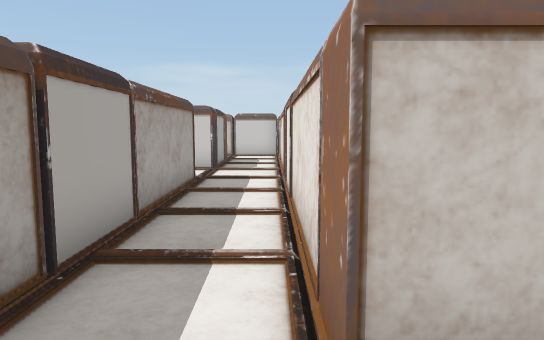
View 1 (above)

24 first-person views from a walk through a scene from a Unity 3-D project. The camera is 1.2 m above the floor, tilts 6° down and sees 70° across. The floor is counted in squares, 1 m on a side. Each view is taken from the middle of a square. On the plan, view 1 faces up. The plan holds only what a view shows up to about 15 squares ahead; the rest is blank. The place goes on beyond the plan. Door leaves are left out, so doorways stand open.

View 2
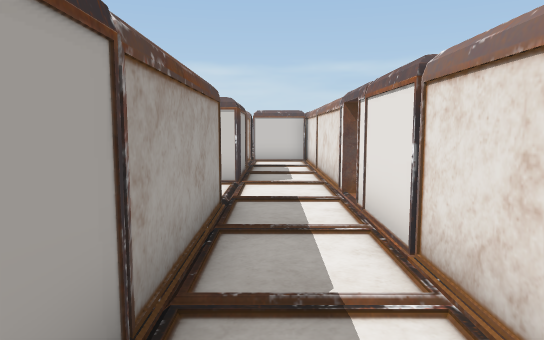

View 3
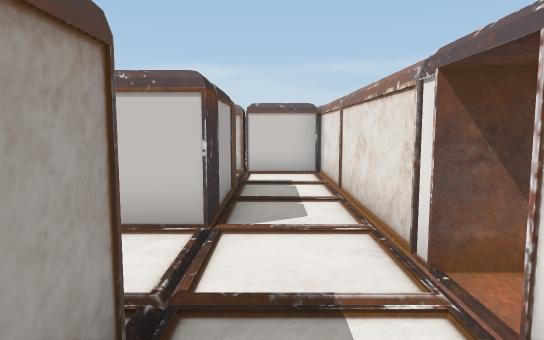

View 4
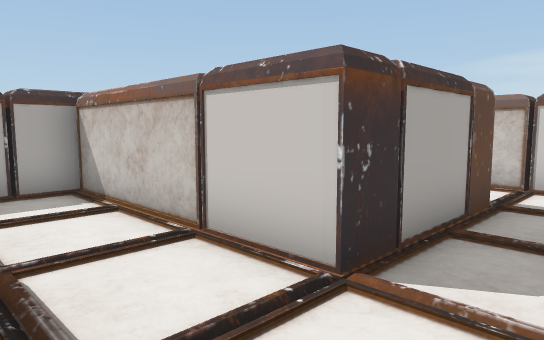

View 5
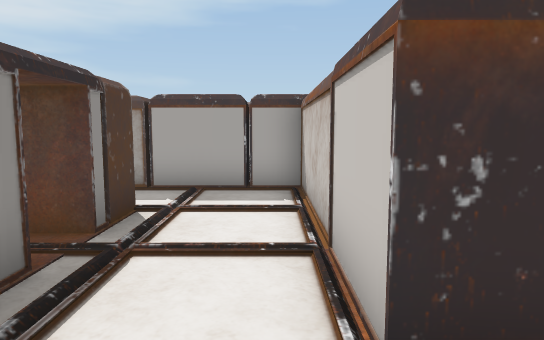

View 6
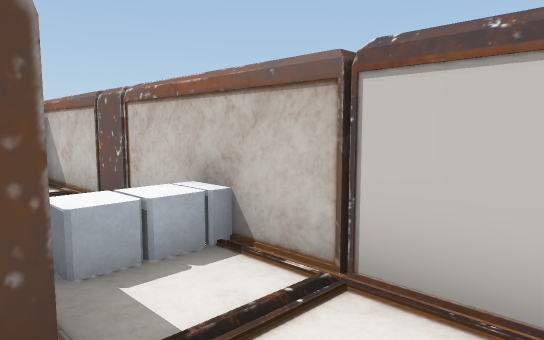

View 7
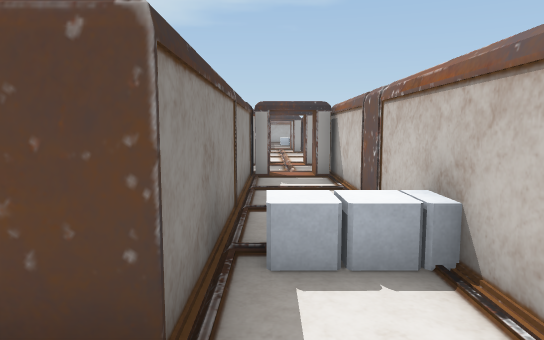

View 8
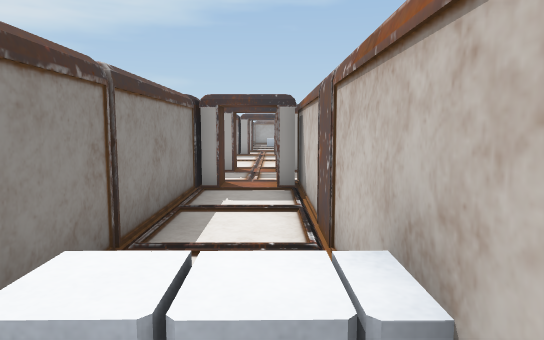

View 9
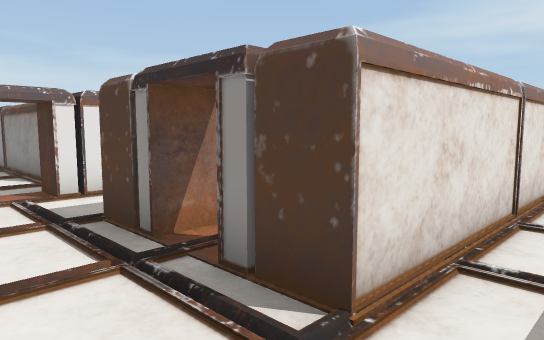

View 10
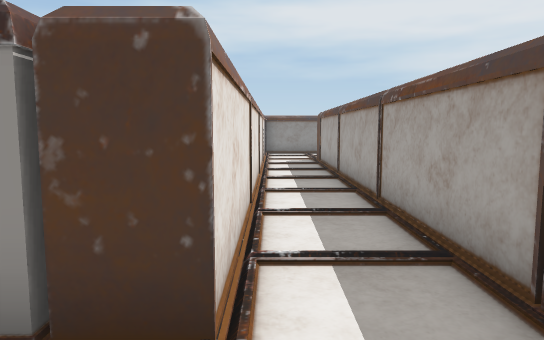

View 11
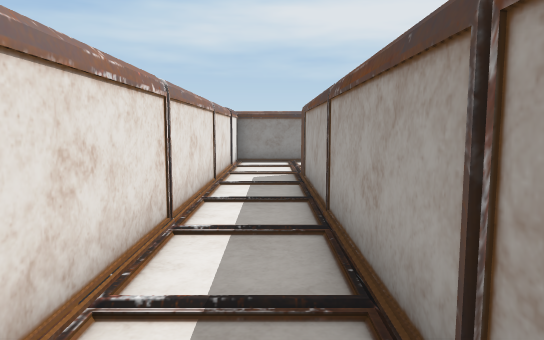

View 12
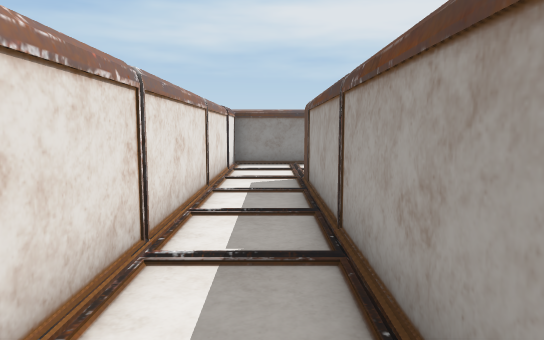

View 13
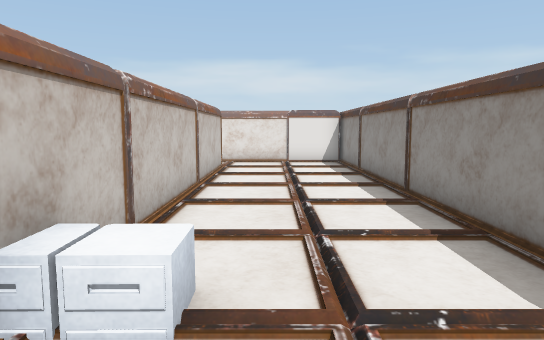

View 14
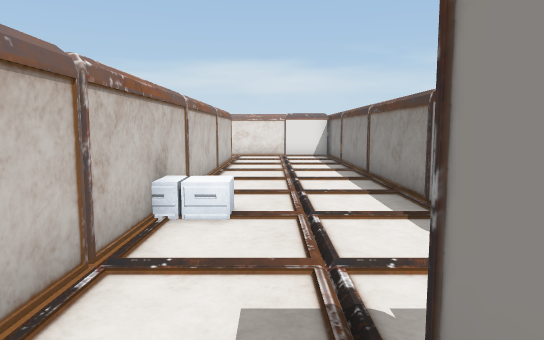

View 15
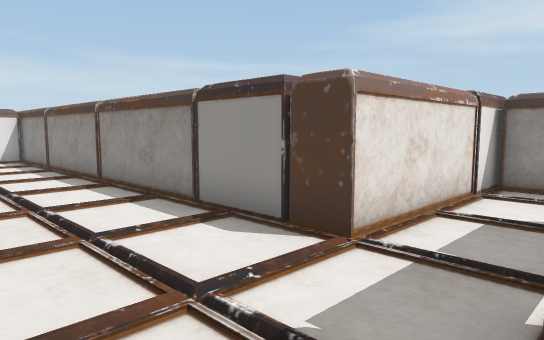

View 16
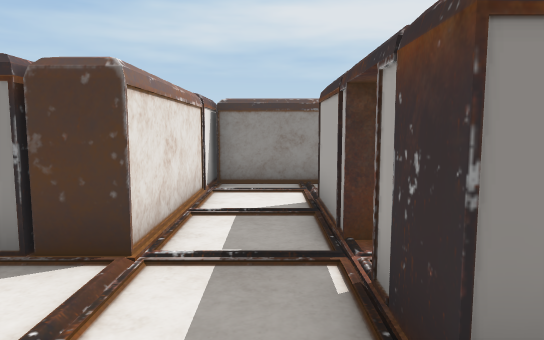

View 17
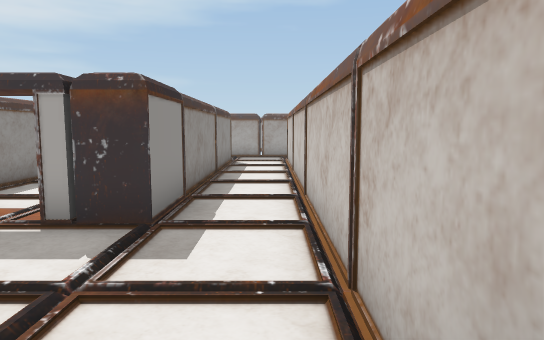

View 18
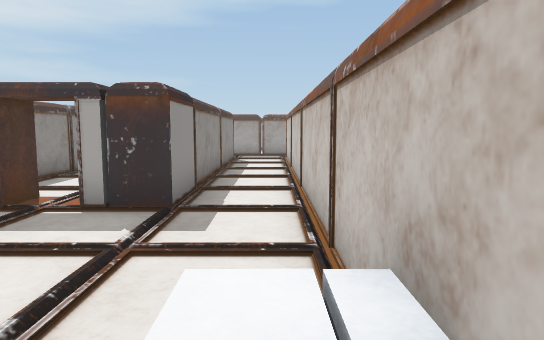

View 19
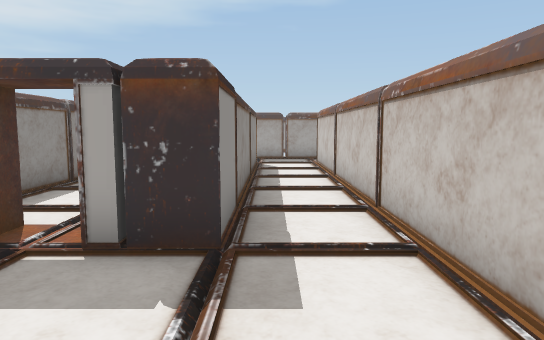

View 20
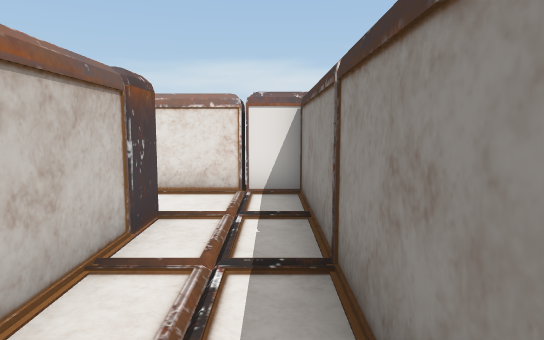

View 21
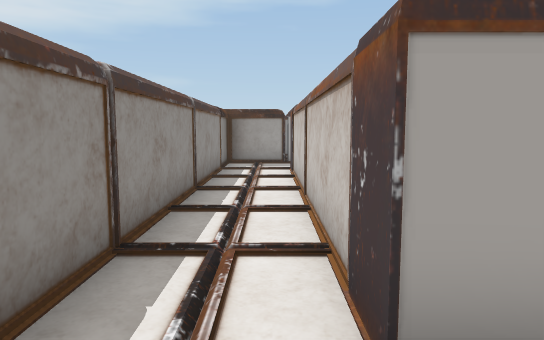

View 22
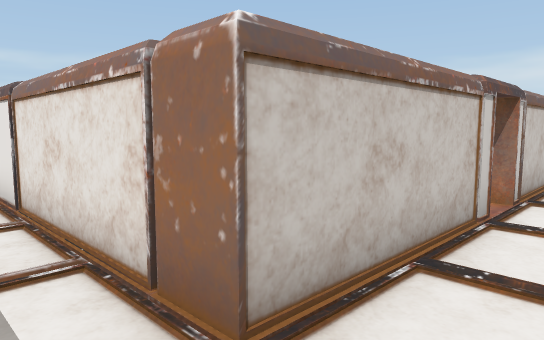

View 23
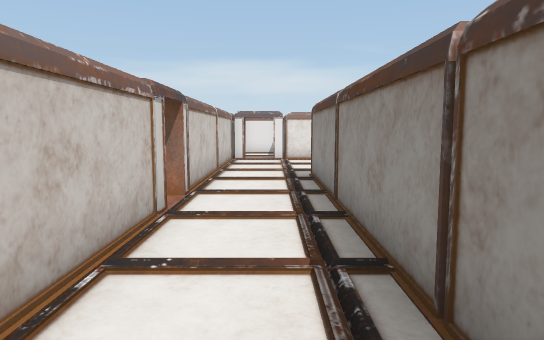

View 24
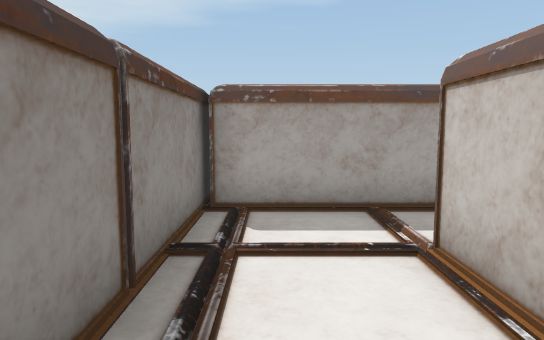

### Floor plan
Key: @ floor where view 1 was taken; # wall or solid block; x gap in a wall; . floor; O other object.
Columns run from 27 left of view 1 to 8 right of it. Each row starts with its distance up from view 1.
 18               # #############
 17               #.##.....OO...#
 16               #.##.....OO...#
 15               # ##########..#
 14                          #..#
 13                          #..#
 12                    #######..#
 11                    #........#
 10                    #........x
  9                    #..####..x.....
  8                    #..####..# #####
  7                    #..#  #..#
  6                    #..#  #..#
  5                    #..#  #..#
  4                    #..#  #..#
  3                    #..#  #..#
  2                    #..#  #..#####x##
  1                    #..#  #..........
  0                    #..#  #.@........
 -1                    #..#  ###########
 -2                    #..#
 -3                    #..#
 -4 ####################..#
 -5 ......................#
 -6 ......................#
 -7 ######................#
 -8      #................#
 -9      #..###############
-10     ##..#
-11 ######..#
-12 ........#
-13 ........#
-14 #########

Positions as (right, up) in squares from view 1, and headings:
1: (0, 0), facing up
2: (-1, 3), facing up
3: (-1, 7), facing up
4: (0, 9), facing up-left
5: (0, 11), facing left
6: (0, 15), facing up-left
7: (0, 16), facing left
8: (-2, 17), facing left
9: (-7, 11), facing down-right
10: (-6, 11), facing down
11: (-7, 6), facing down
12: (-7, 5), facing down
13: (-20, -6), facing right
14: (-23, -6), facing right
15: (-22, -5), facing down-right
16: (-21, -5), facing down
17: (-17, -5), facing left
18: (-16, -5), facing left
19: (-18, -6), facing left
20: (-27, -13), facing right
21: (-20, -12), facing left
22: (-1, 0), facing up-right
23: (-1, 0), facing right
24: (4, 0), facing left
